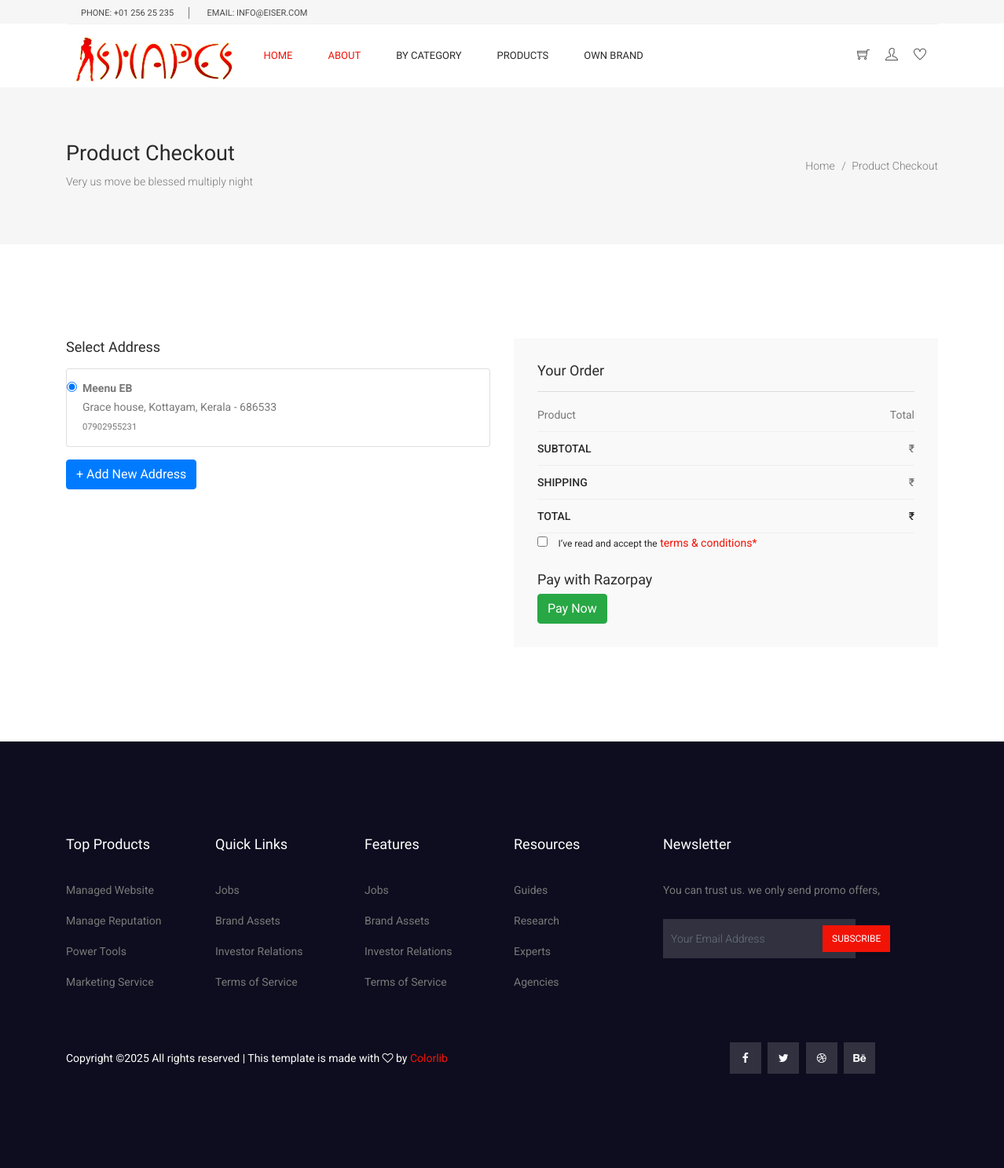
Screenshot of /checkout/ (signed in) with the database file from the repository.
### Shape_App/models.py (models this page shows, shortened)
class Address(models.Model):
    user = models.ForeignKey("tbl_Signup", on_delete=models.CASCADE, related_name="addresses")
    full_name = models.CharField(max_length=200)
    phone = models.CharField(max_length=15)
    pincode = models.CharField(max_length=10)
    house_name = models.CharField(max_length=200)
    city = models.CharField(max_length=100)
    state = models.CharField(max_length=100)
    landmark = models.CharField(max_length=200, blank=True, null=True)
    is_default = models.BooleanField(default=False)

### Shape_App/views.py (the view)
# urls.py: path("checkout/",views.checkout,name="checkout"),
def checkout(request):
    user = request.session['userid']
    addresses = Address.objects.filter(user=user)
    cart_items = tbl_Cart.objects.filter(user=user)
    amount = int(sum(item.product.price * item.quantity for item in cart_items) )* 100  # in paise
    razorpay_order = razorpay_client.order.create({"amount": amount, "currency": "INR", "payment_capture": "1"})
    return render(request, "checkout.html", {
        "addresses": addresses,
        "cart_items": cart_items,
        "amount": amount,
        "razorpay_key": "rzp_test_9zruMnoLDlsCLG",
        "razorpay_order_id": razorpay_order["id"],
    })

### templates/checkout.html (shortened to what this page needs)
{% load static %}
{% include 'index_nav.html' %}
    <section class="banner_area">
      <div class="banner_inner d-flex align-items-center">
        <div class="container">
          <div
            class="banner_content d-md-flex justify-content-between align-items-center">
            <div class="mb-3 mb-md-0">
              <h2>Product Checkout</h2>
              <p>Very us move be blessed multiply night</p>
            </div>
            <div class="page_link">
              <a href="/">Home</a>
              <a href="">Product Checkout</a>
            </div>
          </div>
        </div>
      </div>
    </section>
  <section class="checkout_area section_gap">
    <div class="container">
      <div class="billing_details">
        <div class="row">
          <div class="col-lg-6">
            <h4 class="mb-3">Select Address</h4>
              <div class="list-group">
                {% for address in addresses %}
                <label class="list-group-item d-flex justify-content-between align-items-center">
                  <div>
                    <input class="form-check-input me-2" type="radio" name="selected_address" value="{{ address.id }}" {% if forloop.first %}checked{% endif %}>
                    <strong>{{ address.full_name }}</strong><br>
                    {{ address.house_name }}, {{ address.city }}, {{ address.state }} - {{ address.pincode }}<br>
                    <small>{{ address.phone }}</small>
                  </div>
              </label>
            {% empty %}
            <p>No saved addresses found.</p>
            {% endfor %}
        </div>
        <button type="button" class="btn btn-primary mt-3" data-toggle="modal" data-target="#addAddressModal">
          + Add New Address
        </button>
      </div>
        <div class="col-lg-6">
          <div class="order_box">
            <h2>Your Order</h2>
            <ul class="list">
              <li>
                <a href="#">Product <span>Total</span></a>
              </li>
            </ul>
            <ul class="list list_2">
              <li><a href="#">Subtotal <span>₹{{ subtotal }}</span></a></li>
              <li><a href="#">Shipping <span>₹{{ shipping }}</span></a></li>
              <li><a href="#">Total <span>₹{{ total }}</span></a></li>
            </ul>
            <div class="creat_account">
              <input type="checkbox" id="f-option4" name="terms" required />
              <label for="f-option4">I’ve read and accept the </label>
              <a href="#">terms & conditions*</a>
            </div>
            <h4>Pay with Razorpay</h4>
             {% if addresses %}
            <button id="rzp-button1" class="btn btn-success">Pay Now</button>
            {%else %}
            <p>choose or add address for payment complete</p>
            {%endif %}
          </div>
                </div>
              </div>
          </div>
      </div>
  </section>
    <footer class="footer-area section_gap">
      <div class="container">
        <div class="row">
          <div class="col-lg-2 col-md-6 single-footer-widget">
            <h4>Top Products</h4>
            <ul>
              <li><a href="#">Managed Website</a></li>
              <li><a href="#">Manage Reputation</a></li>
              <li><a href="#">Power Tools</a></li>
              <li><a href="#">Marketing Service</a></li>
            </ul>
          </div>
          <div class="col-lg-2 col-md-6 single-footer-widget">
            <h4>Quick Links</h4>
            <ul>
              <li><a href="#">Jobs</a></li>
              <li><a href="#">Brand Assets</a></li>
              <li><a href="#">Investor Relations</a></li>
              <li><a href="#">Terms of Service</a></li>
            </ul>
          </div>
          <div class="col-lg-2 col-md-6 single-footer-widget">
            <h4>Features</h4>
            <ul>
              <li><a href="#">Jobs</a></li>
              <li><a href="#">Brand Assets</a></li>
              <li><a href="#">Investor Relations</a></li>
              <li><a href="#">Terms of Service</a></li>
            </ul>
          </div>
          <div class="col-lg-2 col-md-6 single-footer-widget">
            <h4>Resources</h4>
            <ul>
              <li><a href="#">Guides</a></li>
              <li><a href="#">Research</a></li>
              <li><a href="#">Experts</a></li>
              <li><a href="#">Agencies</a></li>
            </ul>
          </div>
          <div class="col-lg-4 col-md-6 single-footer-widget">
            <h4>Newsletter</h4>
            <p>You can trust us. we only send promo offers,</p>
            <div class="form-wrap" id="mc_embed_signup">
              <form target="_blank" action="https://spondonit.us12.list-manage.com/subscribe/post?u=1462626880ade1ac87bd9c93a&amp;id=92a4423d01"
                method="get" class="form-inline">
                <input class="form-control" name="EMAIL" placeholder="Your Email Address" onfocus="this.placeholder = ''"
                  onblur="this.placeholder = 'Your Email Address '" required="" type="email">
                <button class="click-btn btn btn-default">Subscribe</button>
              </form>
            </div>
          </div>
        </div>
        <div class="footer-bottom row align-items-center">
          <p class="footer-text m-0 col-lg-8 col-md-12">
            Copyright &copy;<script>document.write(new Date().getFullYear());</script> All rights reserved | This template is made with <i class="fa fa-heart-o" aria-hidden="true"></i> by <a href="https://colorlib.com" target="_blank">Colorlib</a>
            </p>
          <div class="col-lg-4 col-md-12 footer-social">
            <a href="#"><i class="fa fa-facebook"></i></a>
            <a href="#"><i class="fa fa-twitter"></i></a>
            <a href="#"><i class="fa fa-dribbble"></i></a>
            <a href="#"><i class="fa fa-behance"></i></a>
          </div>
        </div>
      </div>
</footer>

### static/css/style.css (style rules this page uses)
body { line-height:24px;font-size:14px;font-family:"Roboto",sans-serif;font-weight:normal;color:#797979 }
h1,h2,h3,h4,h5,h6 { font-family:"Heebo",sans-serif;color:#2a2a2a;font-weight:500 }
.list { list-style:none;margin:0px;padding:0px }
a { text-decoration:none;transition:all 0.3s ease-in-out }
ul { list-style-type:none;margin:0;padding:0 }
.section_gap { padding:120px 0px }
.banner_area { position:relative;z-index:1;min-height:200px }
.banner_area .banner_inner { position:relative;overflow:hidden;width:100%;min-height:200px;background:#f6f6f6;z-index:1 }
.banner_area .banner_inner .banner_content { position:relative;z-index:10 }
.banner_area .banner_inner .banner_content h2 { font-size:27px;font-weight:500 }
.banner_area .banner_inner .banner_content p { margin-bottom:0px;font-weight:300 }
.banner_area .banner_inner .banner_content .page_link a { font-size:14px;font-weight:300;color:#797979;font-family:"Roboto",sans-serif;margin-right:18px;position:relative }
.banner_area .banner_inner .banner_content .page_link a:before { content:"/";font-size:14px;position:absolute;right:-14px;top:50%;transform:translateY(-50%) }
.banner_area .banner_inner .banner_content .page_link a:last-child { margin-right:0px }
.banner_area .banner_inner .banner_content .page_link a:last-child:before { display:none }
h2 { font-size:30px }
h4 { font-size:18px }
.order_box { background:#f9f9f9;padding:30px }
.order_box h2 { border-bottom:1px solid #dddddd;font-size:18px;font-weight:500;color:#2a2a2a;padding-bottom:15px }
.order_box .list li a { font-size:14px;color:#797979;font-weight:normal;border-bottom:1px solid #eeeeee;display:block;line-height:42px }
.order_box .list li a span { float:right }
.order_box .list_2 li a { text-transform:uppercase;color:#2a2a2a;font-weight:500 }
.order_box .list_2 li a span { color:#797979;text-transform:capitalize }
.order_box .list_2 li:last-child a span { color:#2a2a2a }
.order_box .creat_account { margin-bottom:15px }
.order_box .creat_account label { padding-left:10px;font-size:12px;color:#2a2a2a }
.order_box .creat_account a { color:#f21307 }
.footer-area { background:#0d0d1f }
.footer-area .single-footer-widget h4 { color:#ffffff;margin-bottom:35px }
.footer-area .single-footer-widget ul { padding-left:0px }
.footer-area .single-footer-widget ul li { margin-bottom:15px;list-style:none }
.footer-area .single-footer-widget ul li a { transition:all 300ms linear 0s;color:#797979 }
.footer-area .single-footer-widget .form-wrap { margin-top:25px }
.footer-area .single-footer-widget input { height:50px;border:none;width:70% !important;font-weight:300;background:rgba(255,255,255,0.15);color:#ffffff;padding-left:20px;border-radius:0;font-size:14px;padding:10px }
.footer-area .single-footer-widget .click-btn { font-size:12px;text-transform:uppercase;background:#f21307;color:#ffffff;border-radius:0;border-top-left-radius:0px;border-bottom-left-radius:0px;padding:8px 12px;border:0;position:relative;left:-12%;transition:all 300ms linear 0s }
.footer-area .footer-bottom { margin-top:50px }
.footer-area .footer-bottom p { color:#ffffff }
.footer-area .footer-bottom a,.footer-area .footer-bottom span { color:#f21307 }
.footer-area .footer-bottom .footer-social { text-align:center }
.footer-area .footer-bottom .footer-social a { background:rgba(255,255,255,0.15);margin-left:5px;width:40px;color:#ffffff;display:inline-grid;text-align:center;height:40px;align-content:center;transition:all 300ms linear 0s }

### rows the page displays
Address: full_name "Meenu EB", house_name "Grace house", city "Kottayam", state "Kerala", pincode "686533", phone "07902955231"
